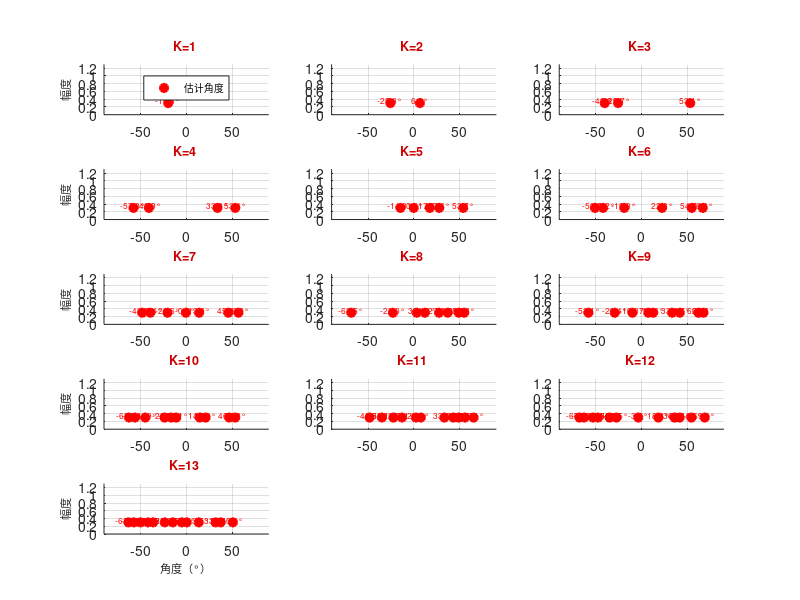

Here is the MATLAB script that generated this plot:
%% ================== NC-ESPRIT 自由度压力测试 ==================
%% 固定 M=8，逐步增加 K，找崩溃点
clear; clc; close all;

%% ---------- 固定参数 ----------
M       = 8;
N_snap  = 100;
SNR     = 10;
K_list  = 1:15;          % NC-ESPRIT 理论极限 2M-1 = 15

angle_min_sep = 5;       % 最小角度间隔（度），防止信源过近

%% ---------- 逐K测试 ----------
n_cols = 3;
n_rows = ceil(length(K_list) / n_cols);
figure('Color','w','Position',[50 50 1400 900]);

for ki = 1:length(K_list)
    K = K_list(ki);

    %% 随机生成角度（保证最小间隔）
    max_try = 1000;
    success_gen = false;
    for t = 1:max_try
        theta_true = sort(-70 + 140 * rand(1, K));
        if K == 1 || min(diff(theta_true)) >= angle_min_sep
            success_gen = true;
            break;
        end
    end
    if ~success_gen
        fprintf('K=%d: 无法生成满足间隔要求的角度\n', K);
        continue;
    end

    %% 构造信号
    theta_rad = deg2rad(theta_true);
    A = exp(1j * pi * (0:M-1).' * sin(theta_rad));
    S = randn(K, N_snap);
    sigma2 = 10^(-SNR/10);
    noise = sqrt(sigma2/2) * (randn(M, N_snap) + 1j*randn(M, N_snap));
    Y = A * S + noise;

    %% NC-ESPRIT 估计
    try
        est_theta = NC_ESPRIT(Y, K);
        % 匹配真实角度计算误差
        theta_sorted = sort(theta_true);
        err = est_theta(:)' - theta_sorted;
        rmse = sqrt(mean(err.^2));
        if rmse < 3
            status = 'OK';
        else
            status = 'WARN';        % 估计偏差过大
        end
    catch ME
        est_theta = nan(K, 1);
        rmse = nan;
        status = 'FAIL';
    end

    %% 子图绘制
subplot(n_rows, n_cols, ki);

% 估计角度用竖线
if ~strcmp(status,'FAIL')
    stem(est_theta, 0.75*ones(K,1), 'b', 'LineWidth', 1.8, ...
        'MarkerFaceColor','b', 'MarkerSize', 5);
    hold on;
    % 估计角度数值标注
    for k = 1:K
        text(est_theta(k), 0.82, sprintf('%.1f°', est_theta(k)), ...
            'HorizontalAlignment','center', 'FontSize', 6, 'Color','b');
    end
end
hold on;

% 真实角度用 o 散点
plot(sort(theta_true), 0.3*ones(1,K), 'ro', ...
    'MarkerSize', 6, 'LineWidth', 1.5, 'MarkerFaceColor','r');

% 真实角度数值标注
for k = 1:K
    text(sort(theta_true(k)), 0.37, sprintf('%.1f°', sort(theta_true(k))), ...
        'HorizontalAlignment','center', 'FontSize', 6, 'Color','r');
end

xlim([-90 90]); ylim([0 1.3]);
grid on;

% 标题颜色反映状态
switch status
    case 'OK'
        color = [0.0 0.55 0.27];
        tag   = sprintf('K=%d ', K);
    case 'WARN'
        color = [0.85 0.55 0.0];
        tag   = sprintf('K=%d ', K);
    case 'FAIL'
        color = [0.8 0.0 0.0];
        tag   = sprintf('K=%d ', K);
end
title(tag, 'Color', color, 'FontSize', 9, 'FontWeight','bold');

if mod(ki-1, n_cols) == 0
    ylabel('幅度','FontSize',8);
end
if ki > (n_rows-1)*n_cols
    xlabel('角度（°）','FontSize',8);
end

% 图例只在第一个子图显示
if ki == 1
    legend('估计角度','真实角度','Location','north','FontSize',7);
end

fprintf('K=%2d 状态: %-4s ', K, status);
if ~isnan(rmse), fprintf('%.3f°\n', rmse);
else,            fprintf('N/A\n'); end
end
